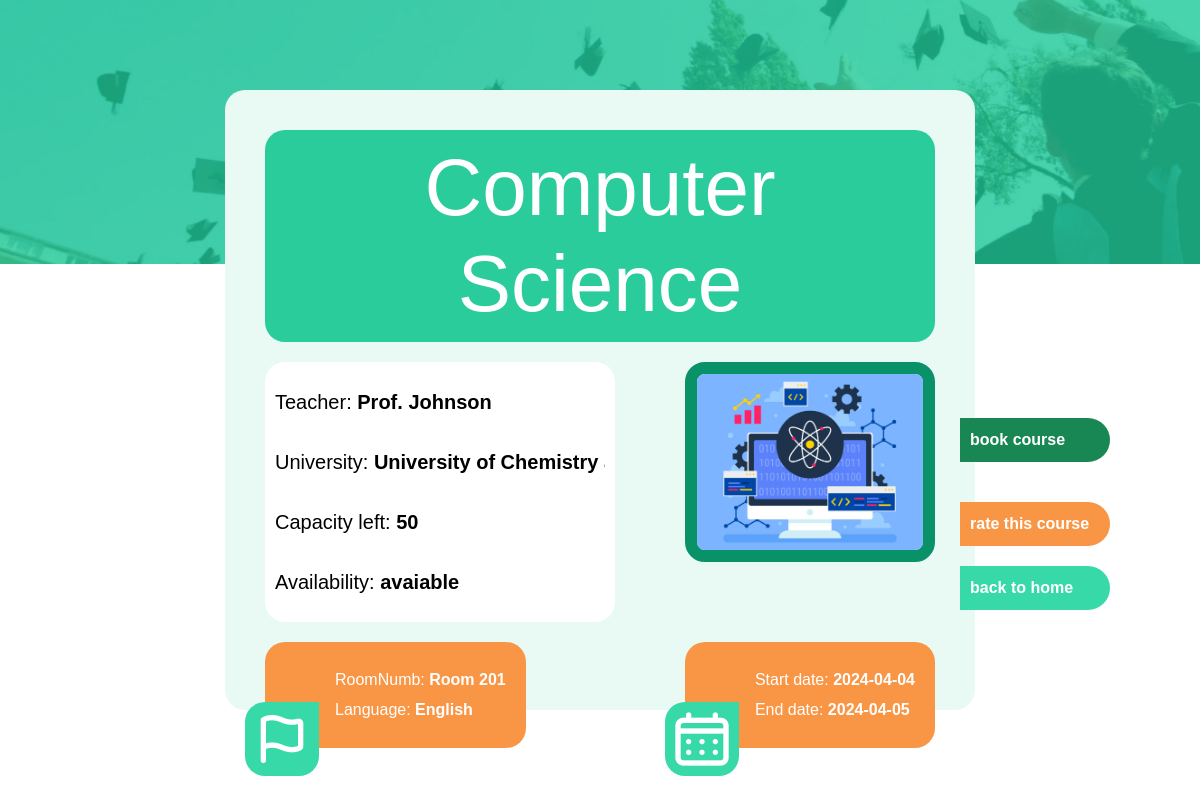
/User/details.php?id=2 (signed in), run on the app's committed database.
### tables this page shows
CREATE TABLE `courses` (
  `id` int(11) NOT NULL,
  `subject` varchar(50) DEFAULT NULL,
  `name` varchar(50) DEFAULT NULL,
  `university` varchar(50) DEFAULT NULL,
  `roomNumb` varchar(50) DEFAULT NULL,
  `date` date DEFAULT NULL,
  `end_date` date DEFAULT NULL,
  `teacher` varchar(100) DEFAULT NULL,
  `email` varchar(100) NOT NULL,
  `picture` varchar(255) DEFAULT NULL,
  `language` varchar(50) DEFAULT NULL,
  `duration` varchar(50) DEFAULT NULL,
  `units` varchar(100) DEFAULT NULL,
  `capacity` int(11) NOT NULL,
  `availability` enum('avaiable','not avaiable') DEFAULT NULL
);

### User/details.php (the view, shortened to what this page needs)
<?php
require "../db_connection.php";
if ($_GET["id"]) {
    $id = $_GET["id"];
    $sql = "SELECT * FROM courses WHERE id = {$id}";
    $result = mysqli_query($connection, $sql);
    $rows = mysqli_fetch_all($result, MYSQLI_ASSOC);
}
$user_id = $_SESSION["user"];
foreach ($rows as $row) {
    $layout = '
    <div class="detailContainer">
        <div>
            <h1 class="">' . $row["subject"] . '</h1>
        </div>
        <div class="topCard">
            <div class="leftCard">
                <ul style="">
                    <li>
                        <a href="teacherDetail.php?email=' . $row["email"] . '">Teacher: <strong>' . $row["teacher"] . '</strong></a>
                    </li>
                    <li>
                        <p>University: <strong>' . $row["university"] . '</strong></p>
                    </li>
                    <li>
                    <p>Capacity left: <strong>' . $row["capacity"] . '</strong></p>
                </li>
                <li>
                <p>Availability: <strong>' . $row["availability"] . '</strong></p>
            </li>
                </ul>
            </div>
            <img src=../Images/' . $row["picture"] . ' class="" alt="...">
        </div>
        <div class="d-flex justify-content-between infoBox">
            <div class="d-flex infoContainer">
                <div class="imgCard">
                    <img src="../Images/flag.png" alt="">
                </div>
                <div>
                    <p>RoomNumb: <strong>' . $row["roomNumb"] . '</strong></p>
                    <p>Language: <strong>' . $row["language"] . '</strong></p>
                </div>
            </div>
            <div class="d-flex infoContainer">
                <div class="imgCard">
                    <img src="../Images/calendar.png" alt="">
                </div>
                <div>
                    <p>Start date: <strong>' . $row["date"] . '</strong></p>
                    <p>End date: <strong>' . $row["end_date"] . '</strong></p>
                </div>
            </div>
        </div>
        <div class="detailsBtn">
            <form method="post" style="margin: 0;">
                <input class="btnDetails bg-success" type="submit" name="bookings" value="book course">
            </form>
            <div class="btnDetails" style="background-color: #F99646; color: #fff;">
                <a href="review.php?course_id=' . $row["id"] . '&user_id=' . $user_id . '">rate this course</a>
            </div>
            <div class="btnDetails" style="background-color: #38D9A9; color: #fff;">
                <a href="dashboardUser.php">back to home</a></div>
            </div>
        </div>
    </div>';
}
?>
<!DOCTYPE html>
<html lang="en">
<head>
    <link href="https://cdn.jsdelivr.net/npm/bootstrap@5.3.3/dist/css/bootstrap.min.css" rel="stylesheet">
    <link rel="stylesheet" href="../style/details.css">
</head>
<body>
    <div>
        <div class="detail">
            <div>
                <?= $layout ?>
            </div>
        </div>
</body>
</html>

### style/details.css (style rules this page uses)
* { font-family: "Chillax", sans-serif; margin: 0; padding: 0; box-sizing: border-box; }
.detail { color: white; position: absolute; top: 80px; width: 100%; padding: 10px; padding-left: 15%; padding-right: 15%; display: flex; justify-content: space-around; height: 30vh; }
.infoBox { margin: 20px 0; }
.detailsBtn { position: absolute; bottom: 80px; right: -135px; }

### data on the page
courses: subject "Computer Science", teacher "Prof. Johnson", university "University of Chemist…", capacity "50", availability "avaiable", picture (picture), roomNumb "Room 201", language "English", date "2024-04-04", end_date "2024-04-05"
